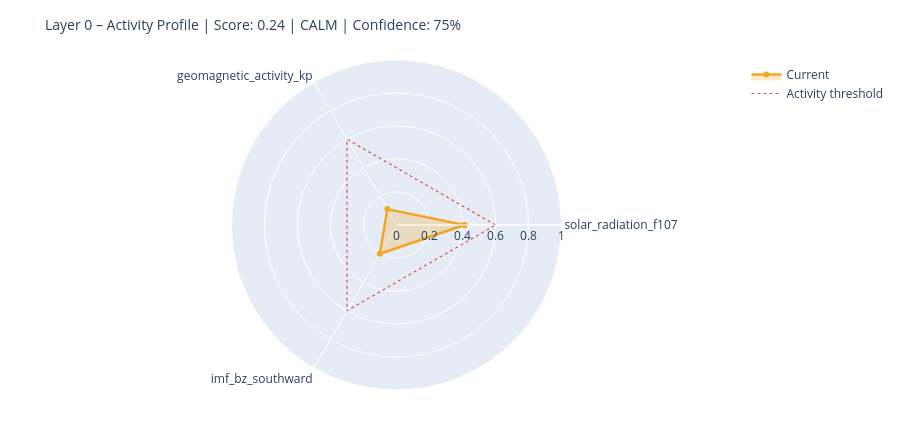

The notebook cell saved with this chart:
### Markdown cell above
---
## 6. State Assessment & Handoff to Layer 1

### Code cell
# ============================================================
# STEP 1 – Collect raw values with source modes
# Mode: 'primary' | 'fallback_3h' | 'last_valid' | 'missing'
# ============================================================

def safe_last(df, col):
    if df is None or col not in df.columns: return None
    s = df[col].dropna()
    return float(s.iloc[-1]) if not s.empty else None

f107_now = safe_last(df_f107, 'f10.7')
bz_now   = safe_last(df_mag,  'bz_gsm')
kp_now   = safe_last(df_kp,   'kp')
sw_now   = safe_last(df_sw,   'speed')

source_modes = {
    'F10.7':    'primary'  if f107_now is not None else 'missing',
    'Kp':       'primary'  if kp_now   is not None else 'missing',
    'IMF_Bz':   'primary'  if bz_now   is not None else 'missing',
    'SW_speed': 'primary'  if sw_now   is not None else 'missing',
}

# Kp Fallback – 3h endpoint
if kp_now is None:
    try:
        r = requests.get(
            'https://services.swpc.noaa.gov/json/noaa-planetary-k-index.json',
            timeout=10)
        r.raise_for_status()
        fb = pd.DataFrame(r.json())
        tc = next((c for c in fb.columns if 'time' in c.lower()), fb.columns[0])
        kc = next((c for c in fb.columns if 'kp' in c.lower() and c != tc), None)
        if kc:
            fb[kc] = fb[kc].astype(str).str.extract(r'([0-9]+(?:\.[0-9]*)?)')[0]
            fb[kc] = pd.to_numeric(fb[kc], errors='coerce')
            fb = fb[fb[kc] >= 0].dropna(subset=[kc])
            if not fb.empty:
                kp_now = float(fb[kc].iloc[-1])
                source_modes['Kp'] = 'fallback_3h'
                print(f'  Kp fallback (3h): {kp_now:.1f}')
    except Exception as e:
        print(f'  Kp fallback failed: {e}')

# Solar Wind Fallback – last valid value
if sw_now is None and df_sw is not None and 'speed' in df_sw.columns:
    s = df_sw['speed'].dropna()
    if not s.empty:
        sw_now = float(s.iloc[-1])
        source_modes['SW_speed'] = 'last_valid'
        print(f'  SW fallback (last_valid): {sw_now:.0f} km/s')

print()
print('Source modes:', source_modes)

# ============================================================
# STEP 2 – Score from available components only
# ============================================================

def norm(v, lo, hi):
    if v is None: return None
    return max(0.0, min(1.0, (v - lo) / (hi - lo)))

COMPONENTS = {
    'solar_radiation_f107':    (f107_now, norm(f107_now, 60, 250)),
    'geomagnetic_activity_kp': (kp_now,   norm(kp_now,   0,   9)),
    'imf_bz_southward':        (bz_now,   norm(-(bz_now or 0) if bz_now else None, -5, 30)
                                           if bz_now is not None else None),
    'solar_wind_speed':        (sw_now,   norm(sw_now, 300, 800)),
}

available   = {k: v[1] for k, v in COMPONENTS.items() if v[1] is not None}
unavailable = [k for k, v in COMPONENTS.items() if v[1] is None]

layer0_score = round(sum(available.values()) / len(available), 4) if available else None
confidence   = round(len(available) / len(COMPONENTS), 2)

level = ('unknown'  if layer0_score is None
         else 'calm'     if layer0_score < 0.3
         else 'moderate' if layer0_score < 0.6
         else 'active')

# ============================================================
# STEP 3 – Dominant Driver
# ============================================================

def dominant_driver(kp, f107, bz, sw):
    candidates = []
    if kp   is not None and kp   >= 4:   candidates.append(('geomagnetic',    kp / 9))
    if sw   is not None and sw   >= 500:  candidates.append(('solar_wind',     sw / 800))
    if bz   is not None and bz   <= -5:   candidates.append(('imf_southward',  abs(bz) / 30))
    if f107 is not None and f107 >= 150:  candidates.append(('solar_radiation',f107 / 250))
    return max(candidates, key=lambda x: x[1])[0] if candidates else 'none'

driver = dominant_driver(kp_now, f107_now, bz_now, sw_now)

# ============================================================
# STEP 4 – Downstream expectations
# ============================================================

def downstream_expectation(driver, score, kp, bz, f107):
    exp = {
        'magnetosphere':        'calm',
        'ionosphere':           'calm',
        'schumann_resonance':   'unchanged',
        'lithosphere_currents': 'low',
    }
    if driver == 'geomagnetic' or (kp and kp >= 5):
        exp['magnetosphere']        = 'compressed / storm'
        exp['ionosphere']           = 'elevated disturbance (TEC variability)'
        exp['schumann_resonance']   = 'elevated amplitude possible'
        exp['lithosphere_currents'] = 'elevated induction currents'
    elif driver == 'imf_southward' or (bz and bz <= -5):
        exp['magnetosphere']        = 'energy coupling active'
        exp['ionosphere']           = 'elevated electron density possible'
        exp['schumann_resonance']   = 'slight modulation possible'
    elif driver == 'solar_radiation' or (f107 and f107 >= 150):
        exp['ionosphere']           = 'elevated ionization (F-layer)'
        exp['schumann_resonance']   = 'slightly elevated background activity'
    return exp

downstream = downstream_expectation(driver, layer0_score, kp_now, bz_now, f107_now)

# ============================================================
# CONSOLE OUTPUT
# ============================================================

W = 58
print('=' * W)
print('LAYER 0 – STATE ASSESSMENT')
print('=' * W)
for name, (raw_v, score_v) in COMPONENTS.items():
    if score_v is not None:
        bar = '█' * int(score_v * 20) + '░' * (20 - int(score_v * 20))
        print(f'  {name:<35}  {bar}  {score_v:.2f}')
    else:
        print(f'  {name:<35}  {"─" * 20}  n/a')
print('-' * W)
print(f'  Score ({len(available)}/{len(COMPONENTS)} components):  {layer0_score:.3f}')
print(f'  Confidence:         {confidence:.0%}')
print(f'  Level:              {level.upper()}')
print(f'  Dominant Driver:    {driver}')

# Radar chart
cats = list(available.keys())
vals = list(available.values())
if len(cats) >= 3:
    fig = go.Figure()
    fig.add_trace(go.Scatterpolar(
        r=vals + [vals[0]], theta=cats + [cats[0]],
        fill='toself', fillcolor='rgba(242,166,35,0.25)',
        line=dict(color='#F2A623', width=2.5), name='Current'
    ))
    fig.add_trace(go.Scatterpolar(
        r=[0.6] * (len(cats) + 1), theta=cats + [cats[0]],
        line=dict(color='#E24B4A', dash='dot', width=1.2),
        mode='lines', name='Activity threshold'
    ))
    fig.update_layout(
        title=dict(text=f'Layer 0 – Activity Profile | Score: {layer0_score:.2f} | {level.upper()} | Confidence: {confidence:.0%}',
                   font=dict(size=14)),
        polar=dict(radialaxis=dict(visible=True, range=[0, 1])),
        height=430, showlegend=True,
        margin=dict(l=60, r=60, t=60, b=40)
    )
    fig.show()

### Figure 1 — Plotly figure (JSON) as saved in the notebook; plotly's stock layout.template omitted (floating-point values rounded to 4 significant figures)
{"data": [{"fill": "toself", "fillcolor": "rgba(242,166,35,0.25)", "line": {"color": "#F2A623", "width": 2.5}, "name": "Current", "r": [0.4116, 0.1111, 0.2014, 0.4116], "theta": ["solar_radiation_f107", "geomagnetic_activity_kp", "imf_bz_southward", "solar_radiation_f107"], "type": "scatterpolar"}, {"line": {"color": "#E24B4A", "dash": "dot", "width": 1.2}, "mode": "lines", "name": "Activity threshold", "r": [0.6, 0.6, 0.6, 0.6], "theta": ["solar_radiation_f107", "geomagnetic_activity_kp", "imf_bz_southward", "solar_radiation_f107"], "type": "scatterpolar"}], "layout": {"height": 430, "margin": {"b": 40, "l": 60, "r": 60, "t": 60}, "polar": {"radialaxis": {"range": [0, 1], "visible": true}}, "showlegend": true, "title": {"font": {"size": 14}, "text": "Layer 0 – Activity Profile | Score: 0.24 | CALM | Confidence: 75%"}}}
